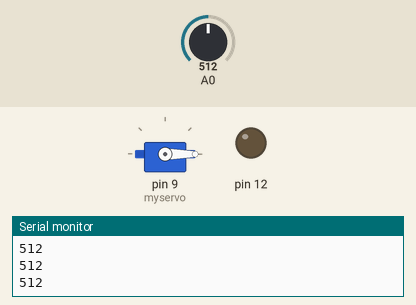
Bench run of a sketch on a simulated Arduino Uno, built with avr-gcc and run on an emulated ATmega328P. Parts: servo, output pins drawn as LEDs (lit = HIGH), the last lines printed to the serial monitor. The inputs (shaded band) are chosen by the test bench; at power-on: A0 = 512.

Above: at 6.6 s.
6.7 s: A0 set to 212
8.2 s: A0 set to 187
At 10.8 s:
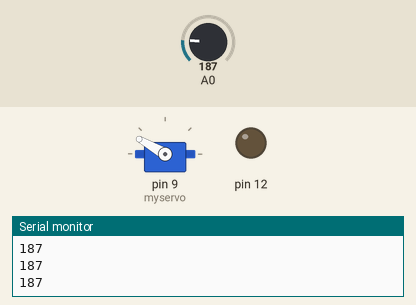
11.2 s: A0 set to 306
At 13.3 s:
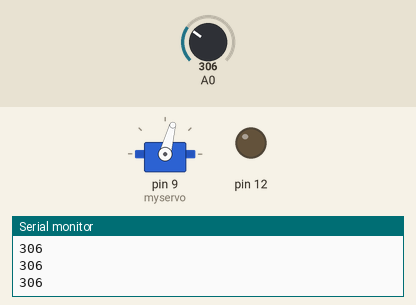
14.2 s: A0 set to 122
At 15.03 s:
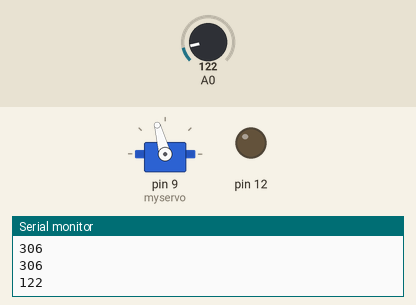
17.2 s: A0 set to 511
At 17.42 s:
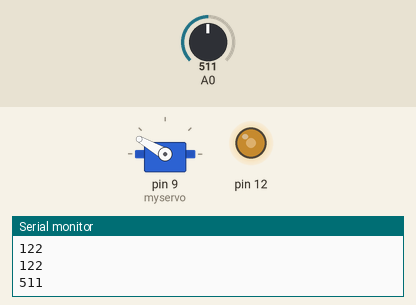
20.2 s: A0 set to 50
At 20.38 s:
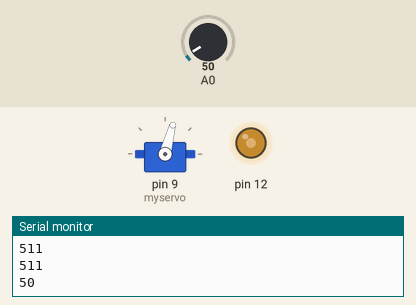
Timing chart, 0 to 23.2 s (numbered marks = the images above; inputs shaded):
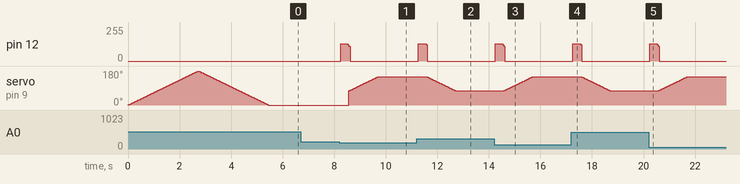

Measured:
- the behaviour switches between 201 and 200 on A0 (found by bisection; images 0 and 1)
- after the input at 8.2 s, pin 12: 0/255 → 129/255 after 0.05 s, → 0/255 0.28 s later; servo on pin 9 (myservo): moves from 0° to 150° over 1.1 s, starting after 0.37 s
- after the input at 11.2 s, pin 12: 0/255 → 128/255 after 0.05 s, → 0/255 0.32 s later; servo on pin 9 (myservo): moves from 150° to 75° over 1.1 s, starting after 0.40 s
- after the input at 14.2 s, pin 12: 0/255 → 129/255 after 0.05 s, → 0/255 0.28 s later; servo on pin 9 (myservo): moves from 75° to 150° over 1.1 s, starting after 0.40 s
- after the input at 17.2 s, pin 12: 0/255 → 128/255 after 0.05 s, → 0/255 0.32 s later; servo on pin 9 (myservo): moves from 150° to 75° over 1.1 s, starting after 0.40 s
- after the input at 20.2 s, pin 12: 0/255 → 129/255 after 0.05 s, → 0/255 0.28 s later; servo on pin 9 (myservo): moves from 75° to 150° over 1.1 s, starting after 0.39 s

The sketch:

gateOpener.ino
```cpp
#include <Servo.h>

Servo myservo;

int pos = 0;

void turn(int from, int to, int sleepTime = 15) {
  if (from < to)
    for (pos = from; pos <= to; pos += 1) {
      myservo.write(pos);
      delay(sleepTime);
    }
  else
    for (pos = from; pos >= to; pos -= 1) {
      myservo.write(pos);
      delay(sleepTime);
    }
}

void beep(int t) {
  for (int i = 0; i < t / 2; ++i) {
    digitalWrite(12, HIGH);
    delay(1);
    digitalWrite(12, LOW);
    delay(1);
  }
}

void beepOpen() {
  for (int i = 0; i < 40; ++i) {
    digitalWrite(12, HIGH);
    delayMicroseconds(1519);
    digitalWrite(12, LOW);
    delayMicroseconds(1519);
  }
  for (int i = 0; i < 50; ++i) {
    digitalWrite(12, HIGH);
    delayMicroseconds(1275);
    digitalWrite(12, LOW);
    delayMicroseconds(1275);
  }
  for (int i = 0; i < 60; ++i) {
    digitalWrite(12, HIGH);
    delayMicroseconds(956);
    digitalWrite(12, LOW);
    delayMicroseconds(956);
  }
}
void beepClose() {
  for (int i = 0; i < 60; ++i) {
    digitalWrite(12, HIGH);
    delayMicroseconds(956);
    digitalWrite(12, LOW);
    delayMicroseconds(956);
  }
  for (int i = 0; i < 50; ++i) {
    digitalWrite(12, HIGH);
    delayMicroseconds(1275);
    digitalWrite(12, LOW);
    delayMicroseconds(1275);
  }
  for (int i = 0; i < 30; ++i) {
    digitalWrite(12, HIGH);
    delayMicroseconds(1915);
    digitalWrite(12, LOW);
    delayMicroseconds(1915);
  }
}

void reset() {
  turn(0, 180);
  turn(180, 0);
}

void setup() {
  // put your setup code here, to run once:
  myservo.attach(9);
  reset();
  pinMode(5, INPUT);
  pinMode(12, OUTPUT);

  Serial.begin(9600);
}

enum GateStatus {
  OPEN,
  CLOSE,
  OPENING,
  CLOSING
};
GateStatus g;

int JUDGE = 200;

bool low(int i) {
  return i <= JUDGE;
}

bool high(int i) {
  return i > JUDGE;
}

// low -> close
// high -> open

int openPos = 75, closePos = 150;

void loop() {
  // put your main code here, to run repeatedly:
  int i = analogRead(0);
  Serial.println(i);
  if (low(i) && g == OPEN) {
    g = CLOSING;
    beepClose();
    turn(openPos, closePos);
    g = CLOSE;
  }
  if (high(i) && g == CLOSE) {
    g = OPENING;
    beepOpen();
    turn(closePos, openPos);
    g = OPEN;
  }

}
```
